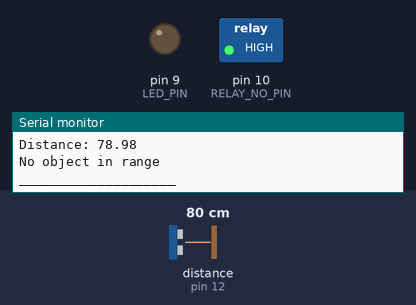
Recording of a sketch running on a simulated Arduino Uno, built with avr-gcc and run on an emulated ATmega328P. On the bench: switched loads named in the sketch (green lamp = pin HIGH), output pins drawn as LEDs (lit = HIGH), the last lines printed to the serial monitor. Wiring (inferred from the names in the program): ultrasonic range finder: trigger pin 11; echo pin 12. The test bench sets the inputs (shaded band); at power-on: distance to the obstacle (sensor on pin 12) 80 cm. The echo pulse lasts 58.3 µs per cm; pins used as bus, display or sensor lines are not drawn.

Above: at 1.3 s.
1.4 s: distance to the obstacle (sensor on pin 12) set to 12 cm
2.9 s: distance to the obstacle (sensor on pin 12) set to 9 cm
At 4.4 s:
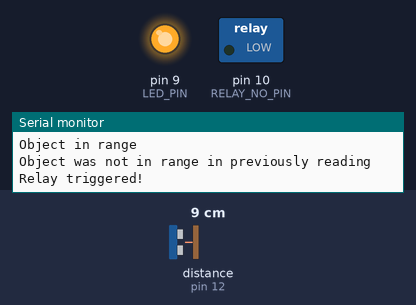
Timing chart, 0 to 6.6 s (numbered marks = the images above; inputs shaded):
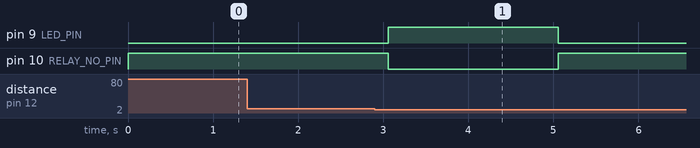

The sketch:

automatic_sanitizer_dispenser.ino
```cpp
#define THRESHOLD_DISTANCE 10            //Distance in centimetres
#define AUTOCUT_TIME 2                   //Autocut time in seconds
#define LED_PIN 9                        //LED pin
#define RELAY_NO_PIN 10                   //Normally Open(NO) pin in relay module
#define TRIG_PIN 11                       //Trigger pin in ultrasonic sensor
#define ECHO_PIN 12                       //Echo pin in ultrasonic sensor

boolean wasInRangePrevious = false;           // flag to check if object was  in range previously
void setup() {
  Serial.begin(9600);
  pinMode(RELAY_NO_PIN, OUTPUT);
  digitalWrite(RELAY_NO_PIN, HIGH);          //initially turn relay off
  pinMode(LED_PIN, OUTPUT);
  pinMode(TRIG_PIN, OUTPUT);
  pinMode(ECHO_PIN, INPUT);
}

void loop() {
  float dis = getDistance();
  Serial.println("Distance: " + String(dis));
  if ( dis <= THRESHOLD_DISTANCE) //if object is currently in range
  {
    Serial.println("Object in range");
    if (!wasInRangePrevious)                //if object was not in range previously
    {
      Serial.println("Object was not in range in previously reading");
      Serial.println("Relay triggered!");
      digitalWrite(RELAY_NO_PIN, LOW);      //turn on relay switch on
      digitalWrite(LED_PIN, HIGH);           //turn led on
      delay(AUTOCUT_TIME * 1000);            // delay as per autocut time
      digitalWrite(RELAY_NO_PIN, HIGH);       //turn  relay switch off
      digitalWrite(LED_PIN, LOW);           //turn led off

      if (getDistance() <= THRESHOLD_DISTANCE) //if object is still in range
      {
        wasInRangePrevious = true;
      }
      else {
        wasInRangePrevious = false;
      }

    }
    else{
      Serial.println("Object was in range in previously reading");
      Serial.println("Relay not triggered!");
    }
  }
  else {
    Serial.println("No object in range");
    wasInRangePrevious = false;
  }
  Serial.println("____________________");
  delay(500);
}

//get distance in centimetres
float getDistance()
{
  digitalWrite(TRIG_PIN, LOW); //clears the trigger pin
  delayMicroseconds(2);

  digitalWrite(TRIG_PIN, HIGH); //sets the trigger pin on HIGH state for 10 micro seconds
  delayMicroseconds(10);
  digitalWrite(TRIG_PIN, LOW);

  float duration = pulseIn(ECHO_PIN, HIGH); //reads the echo pin, returns the sound wave travel time in microseconds
  return duration * 0.034 / 2;              //calculate and return distance in centimetres
}
```

Measured:
- the behaviour switches between 11 and 10 cm on distance to the obstacle (sensor on pin 12) (found by bisection; images 0 and 1)
- after the input at 2.9 s, pin 9 (LED_PIN): LOW → HIGH after 0.16 s, → LOW 2.0 s later; pin 10 (RELAY_NO_PIN): HIGH → LOW after 0.16 s, → HIGH 2.0 s later
